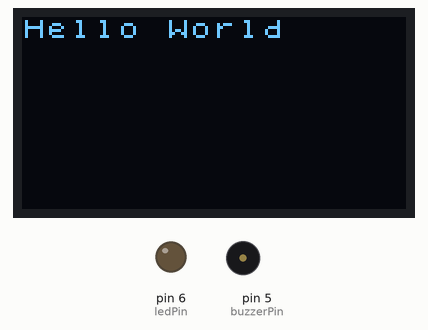
Simulated run of this sketch. Board: Arduino Uno, built with avr-gcc and run on an emulated ATmega328P. Parts: 128×64 one-colour display, output pins drawn as LEDs (lit = HIGH), buzzer (waves = sounding). What the sketch prints to the serial monitor is not drawn.

Above: at 1.92 s.
At 5.06 s:
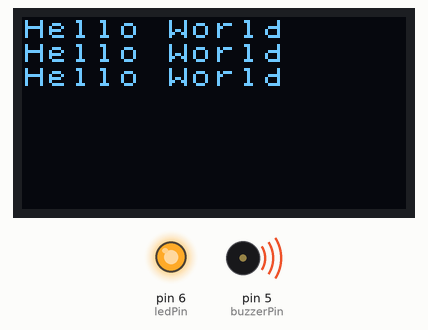
At 17.64 s:
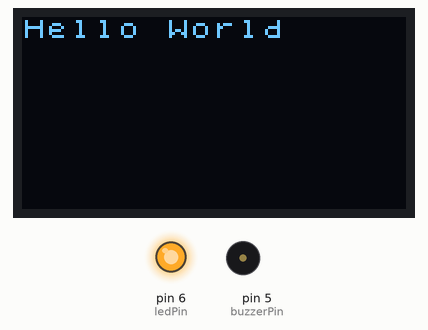
At 32.19 s:
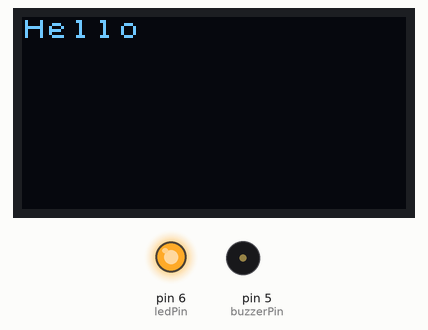
Timing chart, 0 to 40.0 s (numbered marks = the images above):
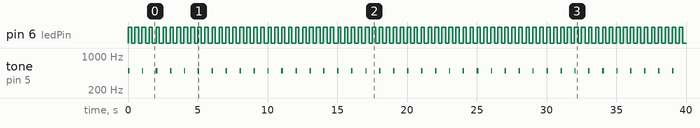

Measured:
- by itself, pin 6 (ledPin): goes 29 × (HIGH 0.27 s, LOW 0.23 s), HIGH 0.26 s, LOW 0.32 s, HIGH 0.18 s, 49 × (LOW 0.27 s, HIGH 0.23 s), then LOW
- by itself, tone on pin 5 (buzzerPin): alternates 500 Hz for 0.10 s and silent for 0.89 s

The sketch:

activity4.ino
```cpp
/*
 * Activity 4 : Using a Semaphore/MUTEX with FreeRTOS
 *
 */

#include <loopTimer.h>
#include <Arduino_FreeRTOS.h>
#include <semphr.h>
#include <Arduino.h>
#include <U8x8lib.h>
U8X8_SSD1306_128X64_NONAME_HW_I2C u8x8(/* reset=*/ U8X8_PIN_NONE);

// U8X8_SSD1306_128X64_NONAME_SW_I2C u8x8(/* clock=*/ SCL, /* data=*/ SDA, /* reset=*/ U8X8_PIN_NONE);   // OLEDs without Reset of the Display

// define the three tasks
void toggleLEDTask( void *pvParameters );
void buzzTask( void *pvParameters );
void printOLEDTask( void *pvParameters );

SemaphoreHandle_t mutex;

void setup() {
  Serial.begin(9600);

  mutex = xSemaphoreCreateBinary();
  xSemaphoreGive(mutex);

  xTaskCreate(
    toggleLEDTask
    ,  "Blink task"   // A name just for humans
    ,  75  // This stack size can be checked & adjusted by reading the Stack Highwater
    ,  NULL
    ,  0  // Priority, with 3 (configMAX_PRIORITIES - 1) being the highest, and 0 being the lowest.
    ,  NULL );

  xTaskCreate(
    buzzTask
    ,  "Buzzer task"
    ,  60
    ,  NULL
    ,  0
    ,  NULL );

  xTaskCreate(
    printOLEDTask
    ,  "OLED task"
    ,  145
    ,  NULL
    ,  0
    ,  NULL );
}

void loop() {
}

void toggleLEDTask(void *pvParameters){
  (void) pvParameters;
  uint8_t ledPin = 6; // address of external LED (connected to digital pin 6)
  pinMode(ledPin, OUTPUT);

  unsigned long currentMillis;
  const int INTERVAL_BLINK = 250;                 // LED blinks every 500ms
  unsigned long counter_blink = 0;
  uint8_t blink_toggle = 1;

  for (;;) // A Task shall never return or exit.
  {
    if( xSemaphoreTake(mutex, 0) == pdTRUE ){
      loopTimer.check(Serial);
      xSemaphoreGive(mutex);
    }
    currentMillis = millis();
    if (currentMillis >= counter_blink * INTERVAL_BLINK){
      if (blink_toggle == 1){
        digitalWrite(ledPin, HIGH);   // turn the LED on (HIGH is the voltage level)
        blink_toggle = 0;
        if( xSemaphoreTake(mutex, 0) == pdTRUE ){
          Serial.println("LED ON");
          xSemaphoreGive(mutex);
        }
      }else{
        digitalWrite(ledPin, LOW);    // turn the LED off by making the voltage LOW
        blink_toggle = 1;
        if( xSemaphoreTake(mutex, 0) == pdTRUE ){
          Serial.println("LED OFF");
          xSemaphoreGive(mutex);
        }
      }
      counter_blink++;
    }

  }
}

void buzzTask(void *pvParameters){
  (void) pvParameters;
  uint8_t buzzerPin = 5; // address of buzzer (connected to digital pin 5)
  pinMode(buzzerPin, OUTPUT);   // intitialize digital pin 5 as an output

  unsigned long currentMillis;
  unsigned long currentMillis_buzz;
  unsigned long previousMillis_buzz;
  const int INTERVAL_BUZZ = 1000;                 // buzzer turns on every 1s
  const int BUZZ_TIME = 100;                      // buzzer stays on for 100ms
  unsigned long counter_buzz = 0;
  for (;;) // A Task shall never return or exit.
  {
    currentMillis = millis();
    if (currentMillis >= counter_buzz * INTERVAL_BUZZ){
      tone(buzzerPin, 500);     // turn the buzzer on
      if( xSemaphoreTake(mutex, 0) == pdTRUE ){
        Serial.println("Buzzer ON");
        xSemaphoreGive(mutex);
      }
      previousMillis_buzz = millis();
      while (true){
        currentMillis_buzz = millis();
        if (currentMillis_buzz - previousMillis_buzz >= BUZZ_TIME){
          break;
        }
      }
      noTone(buzzerPin);        // turn the buzzer off by making the voltage LOW
      if( xSemaphoreTake(mutex, 0) == pdTRUE ){
        Serial.println("Buzzer OFF");
        xSemaphoreGive(mutex);
      }
      counter_buzz++;
    }
  }
}

void printOLEDTask(void *pvParameters){
  (void) pvParameters;

  //u8x8.setBusClock(100000);  // If you breakout other modules, please enable this line
  u8x8.begin(); // to start using the screen
  u8x8.setFlipMode(1);

  unsigned long currentMillis;
  const int INTERVAL_OLED = 2000;                 // print to OLED every 2s
  unsigned long counter_OLED = 0;
  uint8_t counter_Hello = 0;

  for (;;) // A Task shall never return or exit.
  {
    currentMillis = millis();
    if (currentMillis >= counter_OLED * INTERVAL_OLED){
      if (counter_Hello == 4){
        counter_Hello = 0;
        u8x8.clear();
      }
      u8x8.setFont(u8x8_font_chroma48medium8_r);
      u8x8.setCursor(0, counter_Hello);   //defining the starting point for the cursor
      u8x8.print("Hello World");
      counter_Hello++;
      counter_OLED++;
    }
  }
}
```
